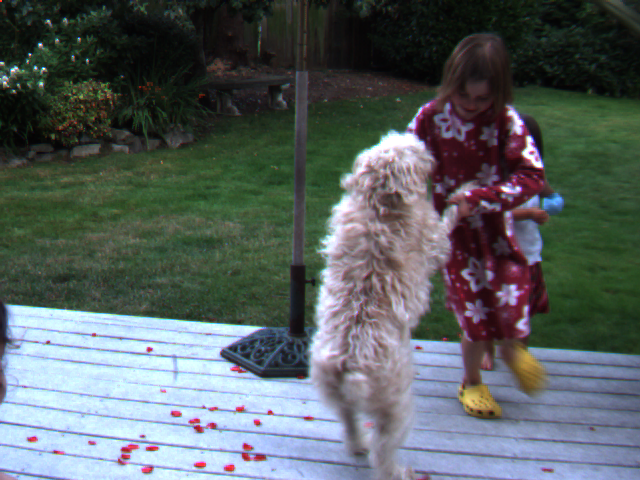
%> input picture ps6_matlab_Haoyang_Zeng/0.png, 640 x 480 px
$ octave ps6_4.m   (GNU Octave 9; MATLAB toolbox functions it lacks are replaced by stand-ins)
%> lines starting %> are read from the running program, lines starting %| are printed output that depends on the picture
### ps6_matlab_Haoyang_Zeng/gaussian.m
function [g0,g1,g2,g3] = gaussian(F1)
F = im2double(F1);
[m,n] = size(F);
gf = fspecial('gaussian',11,1);
g0 = imfilter(F, gf,'replicate');
g0r = imresize(g0,[round(m/2),round(n/2)]);
g1 = imfilter(g0r, gf,'replicate');
g1r = imresize(g1,[round(m/4),round(n/4)]);
g2 = imfilter(g1r, gf,'replicate');
g2r = imresize(g2,[round(m/8),round(n/8)]);
g3 = imfilter(g2r, gf,'replicate');
end

### ps6_matlab_Haoyang_Zeng/warp.m
function [warpI2] = warp(i2,vx,vy)
[M,N]=size(i2);
[x,y]=meshgrid(1:N,1:M);
warpI3=interp2(x,y,i2,x+vx,y+vy,'*nearest');
warpI2=interp2(x,y,i2,x+vx,y+vy,'*linear');
I=find(isnan(warpI2));
warpI2(I)=warpI3(I);
end
%use the function on assignment description

### ps6_matlab_Haoyang_Zeng/LK.m
function [X1,Y1,M1,M2] = LK(I1,I2)
I1 = imresize(I1, 0.5);
I2 = imresize(I2, 0.5);
wsize = 25;
c1 = [-1,1;-1,1];
c2 = [-1,-1;1,1];
c3 = [1,1;1,1];
c4 = [-1,-1;-1,-1];
IX = conv2(I1, c1, 'valid');
IY = conv2(I1, c2, 'valid');
IT = conv2(I1, c3, 'valid') + conv2(I2, c4, 'valid');
l = size(I1);
m1 = zeros(l);
m2 = zeros(l);

for i = wsize+1:size(IX,1)-wsize
   for j = wsize+1:size(IX,2)-wsize
      Ix = IX(i-wsize:i+wsize, j-wsize:j+wsize);
      Iy = IY(i-wsize:i+wsize, j-wsize:j+wsize);
      It = IT(i-wsize:i+wsize, j-wsize:j+wsize);
      x = Ix(:);
      y = Iy(:);
      T = -It(:);
      A = [x y];
      M = pinv(A) * T;
      m1(i,j)=M(1);
      m2(i,j)=M(2);
   end
end
[m3,n3] = size(I1);
m = 2 * m3;
n = 2 * n3;
[X, Y] = meshgrid(1:n, 1:m);
[lm, ln] = size(m1);
[lx, ly] = size(X);
M1 = m1(1:10:lm, 1:10:ln);
M2 = m2(1:10:lm, 1:10:ln);
X1 = X(1:20:lx, 1:20:ly);
Y1 = Y(1:20:lx, 1:20:ly);

end

### ps6_matlab_Haoyang_Zeng/ps6_4.m
F1 = imread('0.png');
%> F1 is the input picture: size 480x640x3 uint8; mean R, G, B 88.8, 97, 97.7
F2 = imread('1.png');
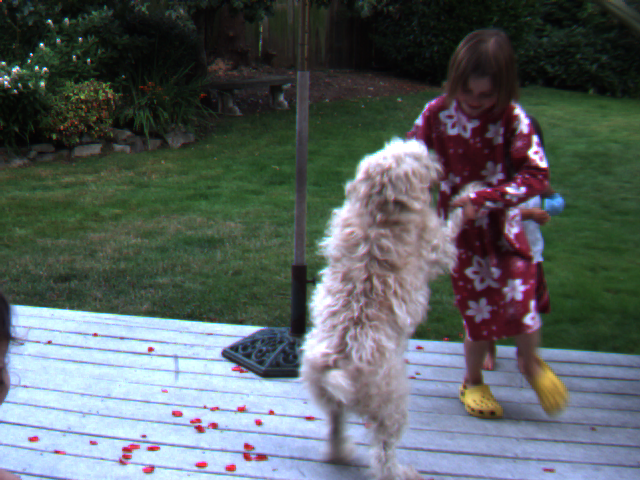
%> input picture ps6_matlab_Haoyang_Zeng/1.png, 640 x 480 px
%> F2 is the input picture: size 480x640x3 uint8; mean R, G, B 89.1, 97.1, 97.8
F3 = imread('2.png');
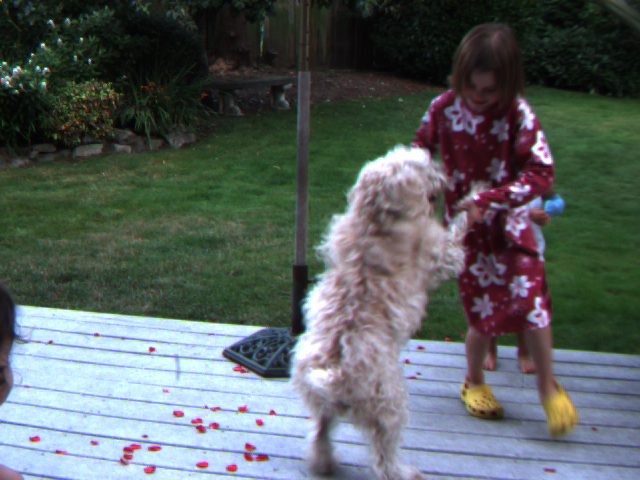
%> input picture ps6_matlab_Haoyang_Zeng/2.png, 640 x 480 px
%> F3 is the input picture: size 480x640x3 uint8; mean R, G, B 89, 96.7, 97.3
F1 = im2gray(F1);
%> F1: size 480x640 uint8
F2 = im2gray(F2);
%> F2: size 480x640 uint8
F3 = im2gray(F3);
%> F3: size 480x640 uint8
[g10,g11,g12,g13] = gaussian(F1);
[g20,g21,g22,g23] = gaussian(F2);
[g30,g31,g32,g33] = gaussian(F3);
%> in gaussian (call 3), `g3 = imfilter(g2r, gf,'replicate');`:
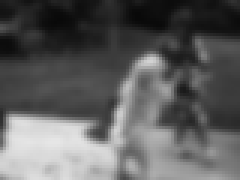
%> g3: size 60x80 double (shown 3 times larger); min 0.0365, max 0.905, mean 0.371
g101 = warp(g10,0.01,0);
%> in warp, `I=find(isnan(warpI2));`: I = 480 values from 306721 to 307200
g201 = warp(g20,1.01,0);
g301 = warp(g30,2.01,0);
%> call 3 of warp, with vx = 2.01, vy = 0
%> in warp (call 3), `warpI3=interp2(x,y,i2,x+vx,y+vy,'*nearest');`:
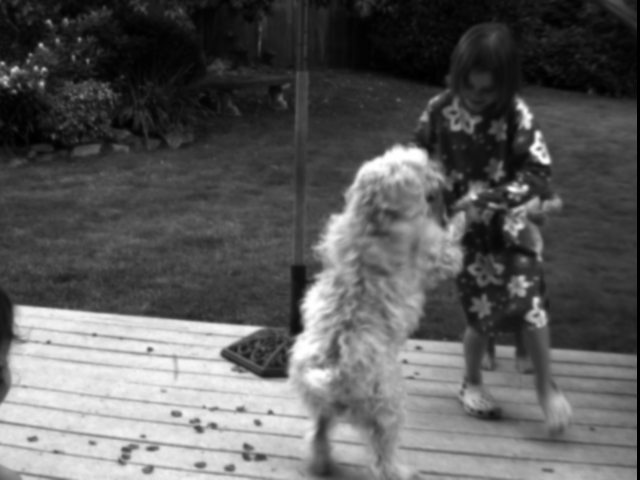
%> warpI3: size 480x640 double; 0.47% of the values are NaN or infinite; the others: min 0.0134, max 1, mean 0.371; drawn with min black, max white, NaN and infinite black
%> in warp (call 3), `I=find(isnan(warpI2));`: I = 1440 values from 305761 to 307200
[X1, Y1, M11, M12] = LK(g10,g101);
%> after the loop in LK, `for i = wsize+1:size(IX,1)-wsize`:
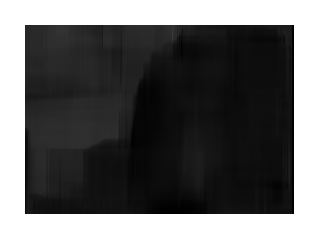
%> m1: size 240x320 double; 0.49% of the values are NaN or infinite; the others: min -0.00966, max 0, mean -0.00581; drawn with min black, max white, NaN and infinite black
%> after the loop in LK, `for i = wsize+1:size(IX,1)-wsize`:
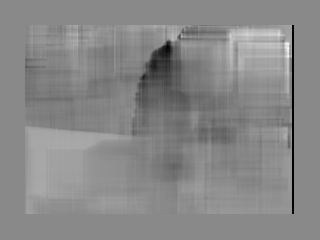
%> m2: size 240x320 double; 0.49% of the values are NaN or infinite; the others: min -0.000706, max 0.000608, mean -1.55e-06; drawn with min black, max white, NaN and infinite black
[X2, Y2, M21, M22] = LK(g20,g201);
%> in LK (call 2), `IX = conv2(I1, c1, 'valid');`:
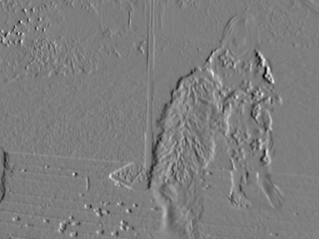
%> IX: size 239x319 double; min -0.683, max 0.7, mean 0.000151; drawn with min black and max white
[X3, Y3, M31, M32] = LK(g30,g301);
subplot(1,3,1);
imshow(F1);
hold on;
quiver(X1, Y1, M11, M12, 'g')
title('0');
subplot(1,3,2);
imshow(F2);
hold on;
title('1');
quiver(X2, Y2, M21, M22, 'g')
subplot(1,3,3);
imshow(F3);
hold on
quiver(X3, Y3, M31, M32, 'g')
title('2');
